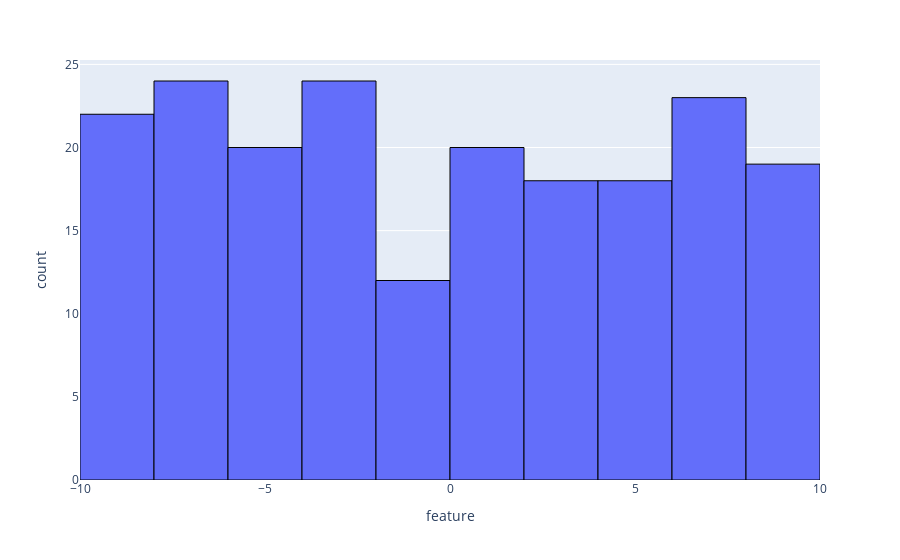

The cell this chart's notebook holds for it:
### Code cell
fig = px.histogram(df, 'feature')
fig.update_traces(marker_line_color="black", marker_line_width=1)
fig.show()

### Figure 1 — Plotly figure (JSON) as saved in the notebook; plotly's stock layout.template omitted (floating-point values rounded to 4 significant figures; data arrays with more than 128 entries replaced by an {"elided": "..."} marker saying what was removed)
{"data": [{"alignmentgroup": "True", "bingroup": "x", "hovertemplate": "feature=%{x}<br>count=%{y}<extra></extra>", "legendgroup": "", "marker": {"color": "#636efa", "line": {"color": "black", "width": 1}, "pattern": {"shape": ""}}, "name": "", "offsetgroup": "", "orientation": "v", "showlegend": false, "type": "histogram", "x": {"elided": "200 float values"}, "xaxis": "x", "yaxis": "y"}], "layout": {"barmode": "relative", "legend": {"tracegroupgap": 0}, "margin": {"t": 60}, "xaxis": {"anchor": "y", "domain": [0, 1], "title": {"text": "feature"}}, "yaxis": {"anchor": "x", "domain": [0, 1], "title": {"text": "count"}}}}
